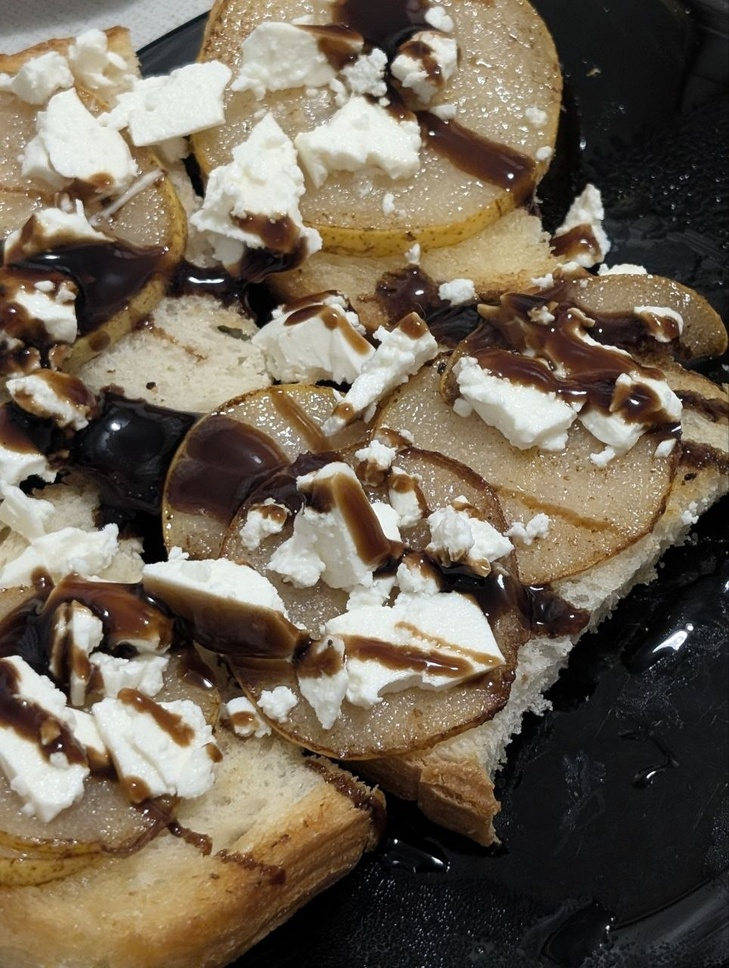
#> input picture photo.jpg, 729 x 968 px, shrunk from 964 x 1280 before the run
$ python step3.py
#> lines starting #> are read from the running program, lines starting #| are printed output that depends on the picture; after the words box and inside, x2 and y2 are one past the last pixel; in counts of white or black regions, pixels touching at a corner belong together
import cv2
import numpy as np
import matplotlib.pyplot as plt

img = cv2.imread("photo.jpg")
#> img is the input picture: shape (968, 729, 3); mean B, G, R 84.3, 100.1, 111.9

# Некоректно: uint8 переповнюється (230 + 50 = 280 -> 280 - 256 = 24)
bright_bad = img + np.uint8(50)

# Коректно, спосіб 1: cv2.add з насиченням до 255
bright_ok1 = cv2.add(img, np.full_like(img, 50))
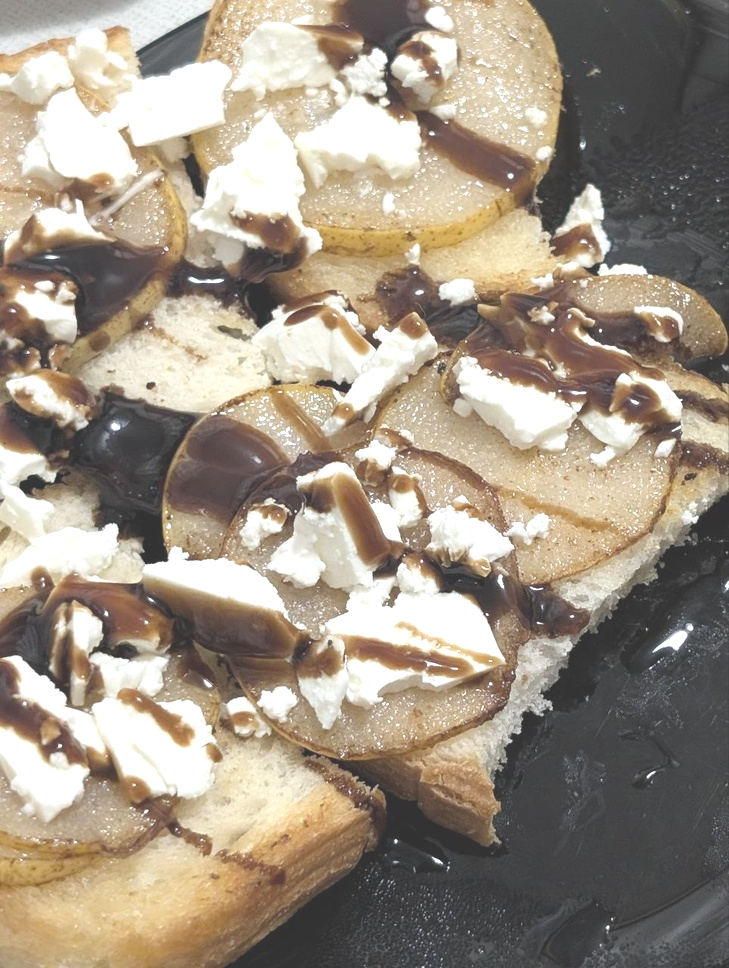
#> bright_ok1: shape (968, 729, 3); mean B, G, R 132.5, 147.8, 159.8

# Коректно, спосіб 2: int16 + np.clip
bright_ok2 = np.clip(img.astype(np.int16) + 50, 0, 255).astype(np.uint8)
print("Обидва коректні способи однакові:", np.array_equal(bright_ok1, bright_ok2))
#| Обидва коректні способи однакові: True

# Пікселі, які були яскравими й стали темними
g0 = cv2.cvtColor(img, cv2.COLOR_BGR2GRAY)
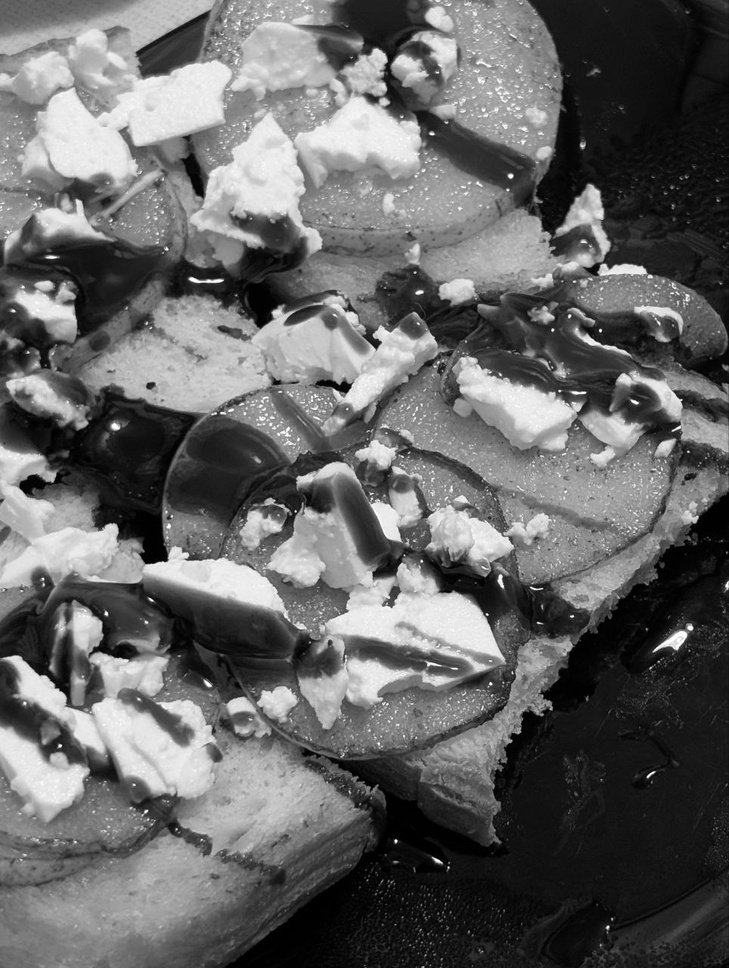
#> g0: shape (968, 729); min 0, max 255, mean 101.9
g1 = cv2.cvtColor(bright_bad, cv2.COLOR_BGR2GRAY)
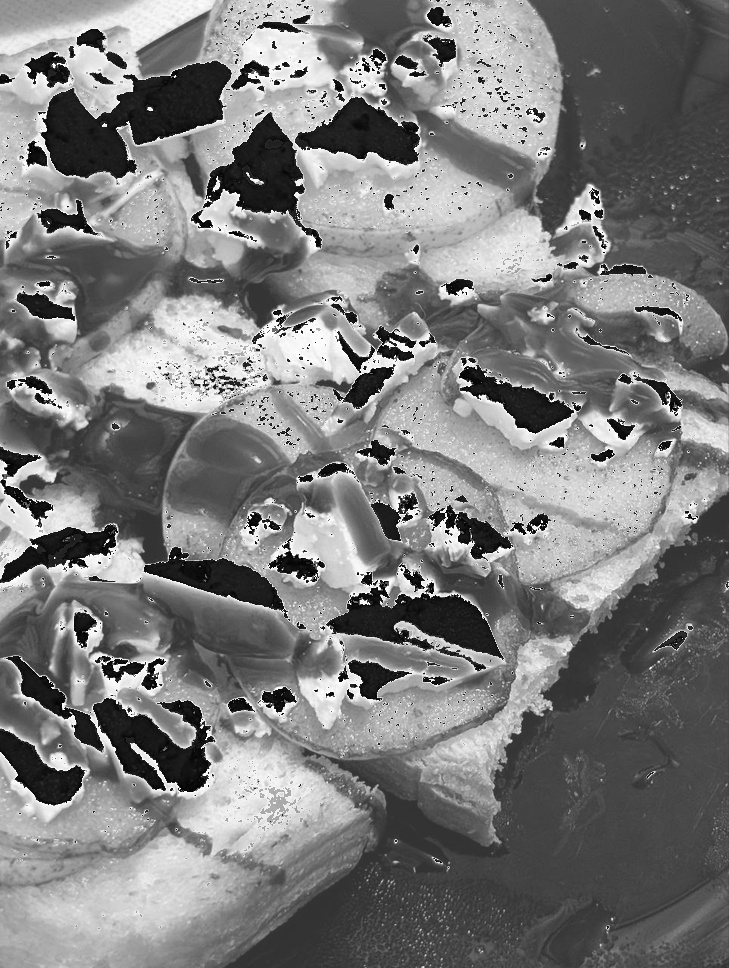
#> g1: shape (968, 729); min 0, max 255, mean 123.7
bad = (g0 > 200) & (g1 < 100)
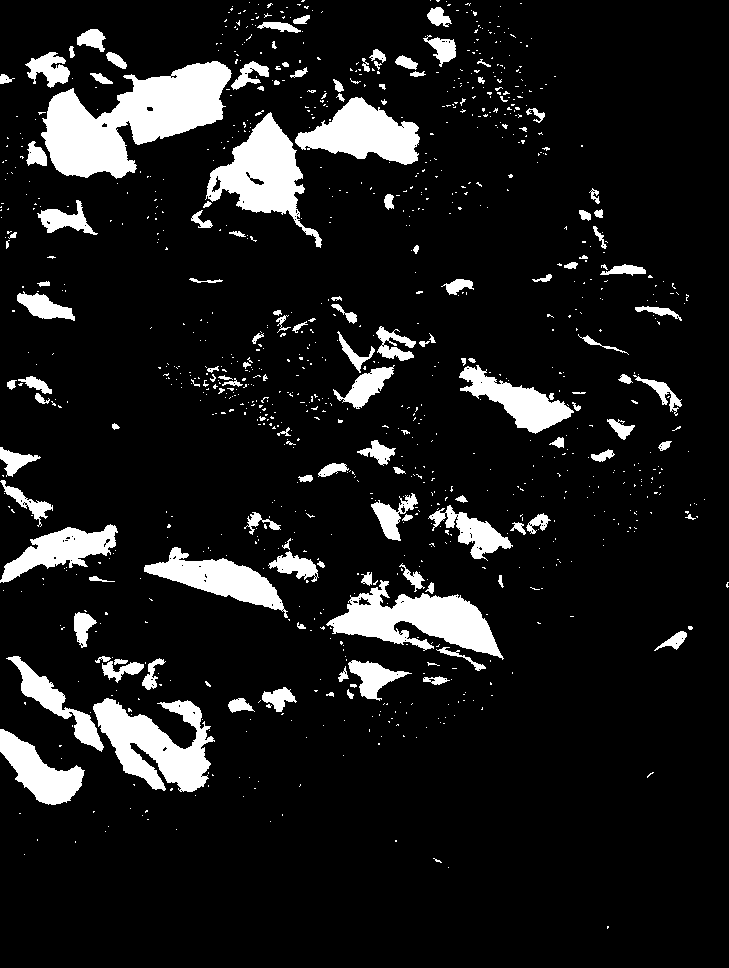
#> bad: shape (968, 729) bool; 10.8% white; 1031 white regions (891 under 20 px), largest, box (x1, y1, x2, y2) and area: (41, 61, 232, 179) 11602, (326, 580, 504, 660) 6328, (93, 698, 215, 792) 6024
print("Було яскравими, стали темними:", int(bad.sum()), "пікселів")
#| Було яскравими, стали темними: 75914 пікселів

# Фрагмент 100x100, де таких пікселів найбільше
k = 100
box = cv2.boxFilter(bad.astype(np.float32), -1, (k, k))
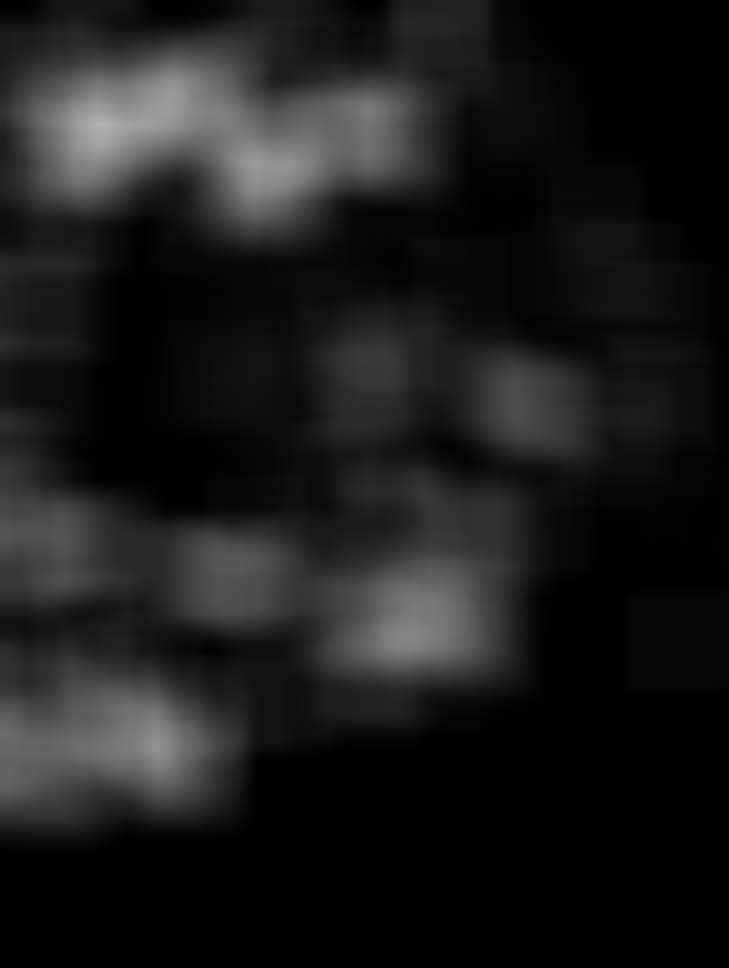
#> box: shape (968, 729) float32; min 0, max 0.699, mean 0.108
y, x = np.unravel_index(np.argmax(box), box.shape)
#> y = 125; x = 99
y0 = int(np.clip(y - k // 2, 0, img.shape[0] - k))
#> y0 = 75
x0 = int(np.clip(x - k // 2, 0, img.shape[1] - k))
#> x0 = 49
sl = (slice(y0, y0 + k), slice(x0, x0 + k))

fig, ax = plt.subplots(1, 3, figsize=(12, 4))
for a, im, t in zip(ax, [img, bright_bad, bright_ok1],
                    ["Оригінал", "img + 50 (переповнення)", "cv2.add (коректно)"]):
    a.imshow(cv2.cvtColor(im[sl], cv2.COLOR_BGR2RGB), interpolation="nearest")
    a.set_title(t)
    a.axis("off")
#> this loop made 3 passes
#> t on passes 1 to 3: 'Оригінал', 'img + 50 (переповнення)', 'cv2.add (коректно)'
plt.tight_layout()
plt.savefig("step3_overflow.png", dpi=150)
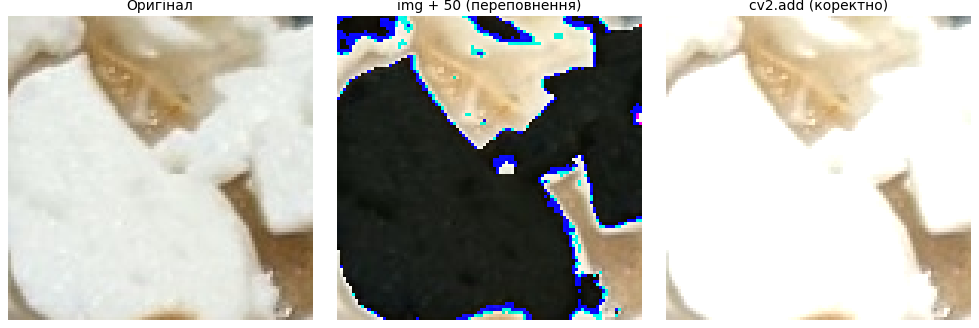
#> figure drawn by matplotlib, 3 panels
plt.show()

$ run again, with day – копія.jpg copied over photo.jpg
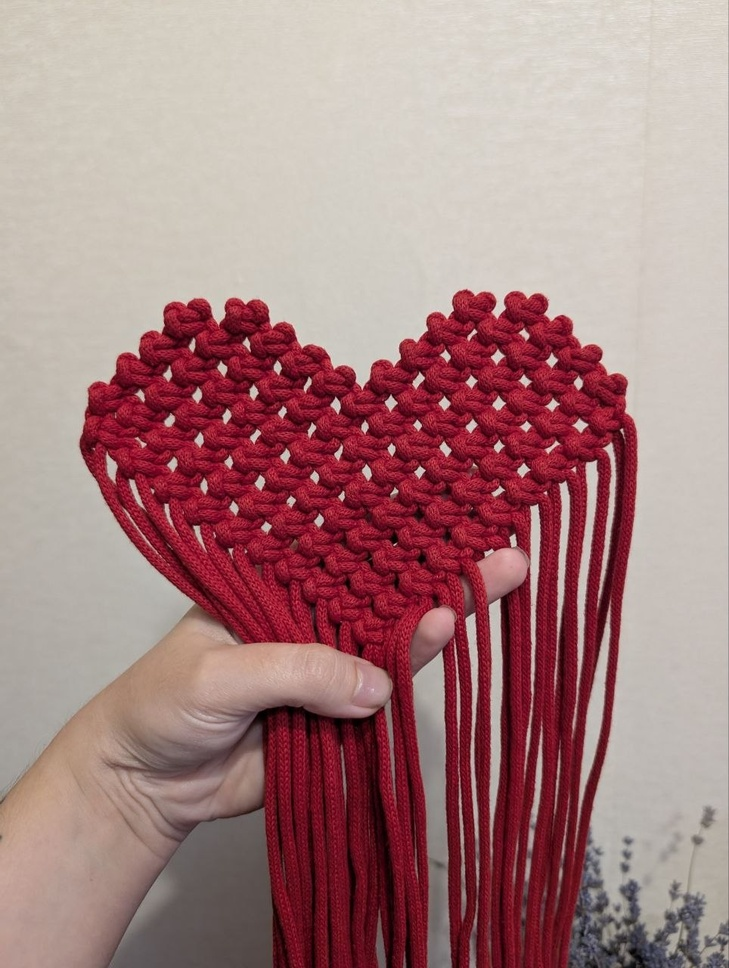
#> input picture day – копія.jpg, 729 x 968 px, shrunk from 964 x 1280 before the run
#> img is the input picture: shape (968, 729, 3); mean B, G, R 129.4, 129.2, 167.2
#| Обидва коректні способи однакові: True
#> `bad = (g0 > 200) & (g1 < 100)`:
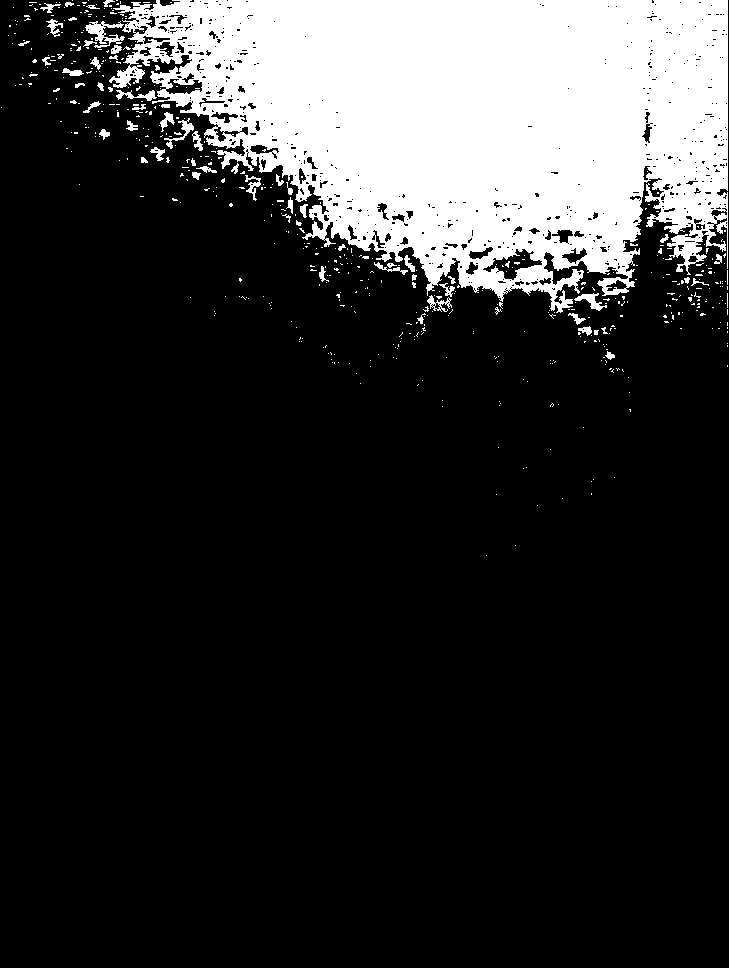
#> bad: shape (968, 729) bool; 18.9% white; 571 white regions (510 under 20 px), largest, box (x1, y1, x2, y2) and area: (109, 0, 728, 313) 127554, (85, 21, 125, 48) 448, (574, 293, 607, 311) 220
#| Було яскравими, стали темними: 133476 пікселів
#> y = 0; x = 356
#> y0 = 0
#> x0 = 306
#> the loop `for a, im, t in zip(ax, [img, bright_bad, bright_ok1], ["Оригінал", "i..` made 3 passes
#> t on passes 1 to 3: 'Оригінал', 'img + 50 (переповнення)', 'cv2.add (коректно)'
#> `plt.savefig("step3_overflow.png", dpi=150)`:
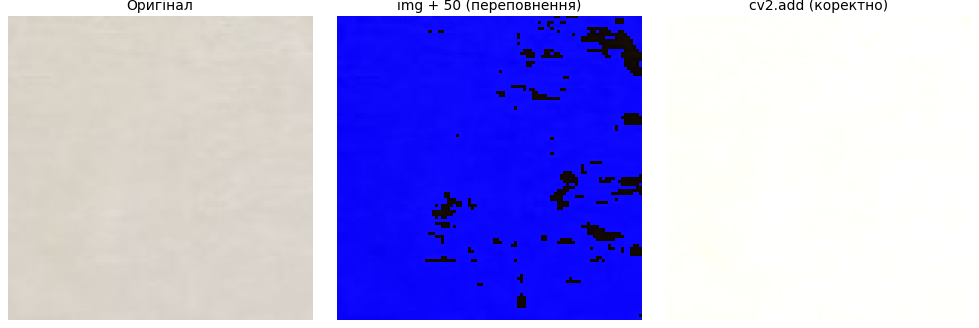
#> figure drawn by matplotlib, 3 panels

$ run again, with lamp.jpg copied over photo.jpg
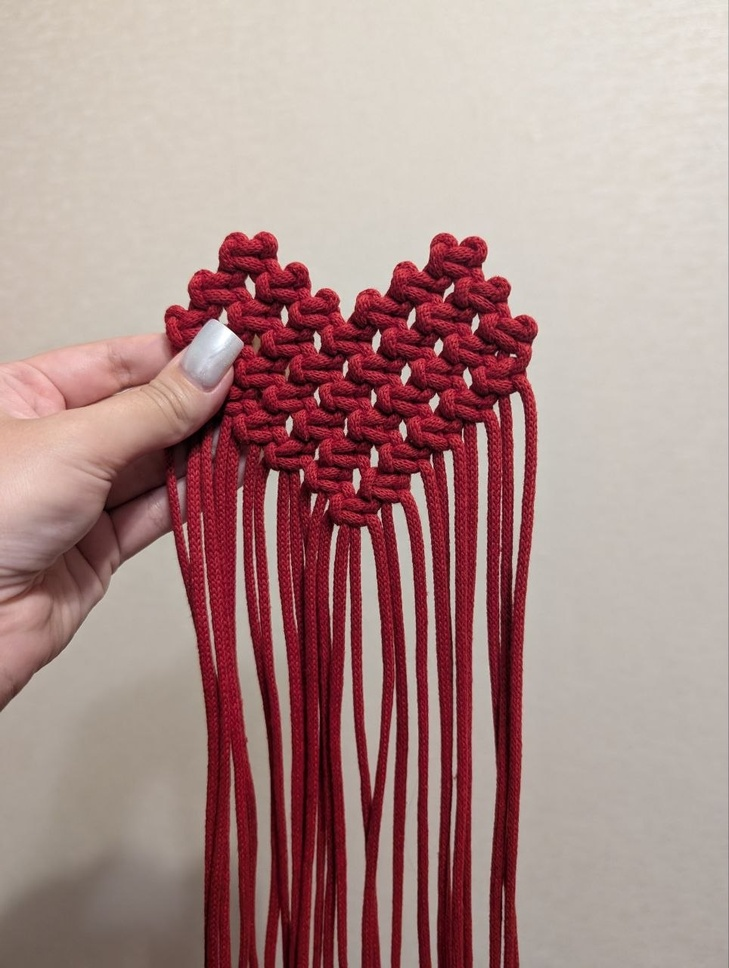
#> input picture lamp.jpg, 729 x 968 px, shrunk from 964 x 1280 before the run
#> img is the input picture: shape (968, 729, 3); mean B, G, R 139.2, 142.2, 172.9
#| Обидва коректні способи однакові: True
#> `bad = (g0 > 200) & (g1 < 100)`:
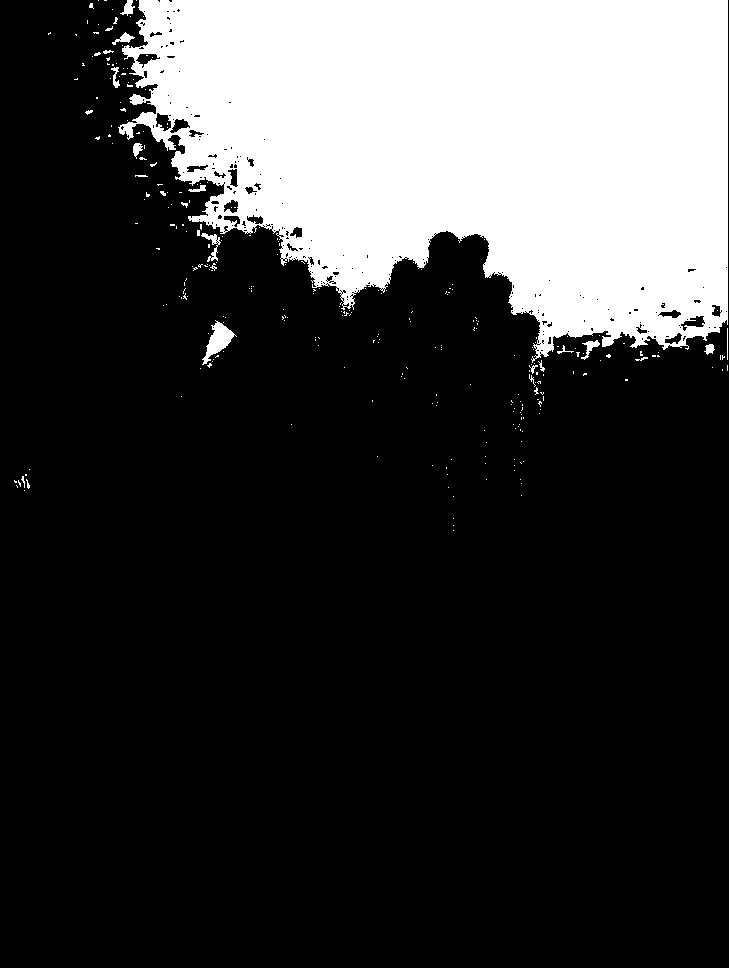
#> bad: shape (968, 729) bool; 23% white; 293 white regions (270 under 20 px), largest, box (x1, y1, x2, y2) and area: (118, 0, 728, 363) 159537, (202, 320, 237, 365) 607, (201, 233, 221, 262) 178
#| Було яскравими, стали темними: 162186 пікселів
#> y = 0; x = 234
#> y0 = 0
#> x0 = 184
#> the loop `for a, im, t in zip(ax, [img, bright_bad, bright_ok1], ["Оригінал", "i..` made 3 passes
#> t on passes 1 to 3: 'Оригінал', 'img + 50 (переповнення)', 'cv2.add (коректно)'
#> `plt.savefig("step3_overflow.png", dpi=150)`:
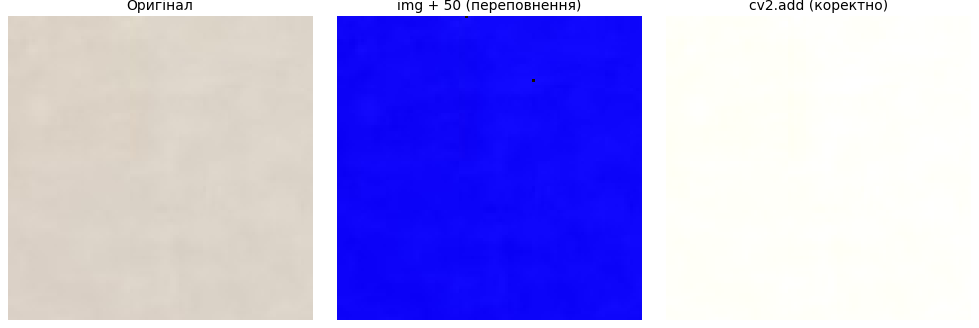
#> figure drawn by matplotlib, 3 panels
